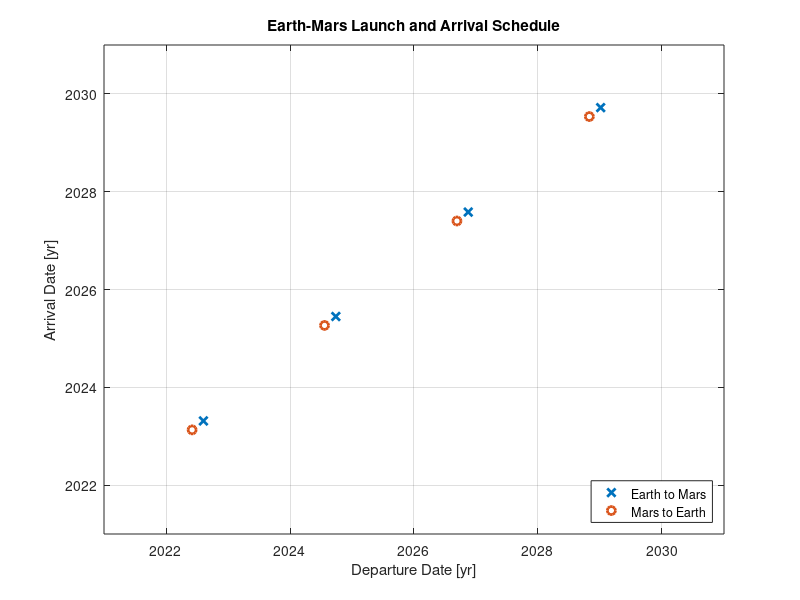

Reproduce this figure in MATLAB.
% Hohmann transfer Earth to Mars
% Constants
%G = (6.67259*10^-11)/(1000^3); %[km^3 / kg s^2 ]
%mEarth = 5.974*10^24; %[kg]
%rEarth = 6380; %[km]
%rMars = 3400; %[km]
% muEarth = 5.16*10^12; %[km^3/hr^2]
% muEarth_s = 3.987*10^5; %[km^3/s^2]
% muMars = 5.57*10^11; %[km^3/hr^2]
% muMars_s = 4.298*10^4; %[km^3/s^2]
%soi_Earth = 0.929*10^6; %[km]
%soi_Mars = 0.578*10^6;%[km]
muSun_s = 1.327*10^20 / 1000^3; %[km^3/s^2]
muSun_hr = muSun_s * 3600^2; %[km^3/hr^2]
muSun_day = muSun_hr * 24^2; %[km^3/day^2]
rEarth_Sun = 149.60*10^6; %[km]
rMars_Sun = 227.9*10^6; %[km]
%alt = 200; % [km]
% new constants
%muSun_day2 = muSun_day / rEarth_Sun^3; % this matches sqrtMuSun
mu = 1; % how to get this from muSun_s
sqrtMuSun = sqrt(2.96*10^-4);

% find transfer time in days
%tH = pi*sqrt((r1+r2)^3/(8*mu));
aH = (rEarth_Sun+rMars_Sun)/2; % [km]
%tH = 0.5*sqrt(4*pi^2*aH^3/muSun_day); %[days]

% this in non-dimensional
aH_nd = aH/rEarth_Sun;
tH_nd = 0.5*sqrt(4*pi^2*aH_nd^3/mu);
tH_days = tH_nd / sqrtMuSun; %[days]

%% circular orbits - at what angle relative to Earth does Mars have to be located at launch
% such that a rendezvous will occur at the end of the Hohmann transfer?
r2 = rMars_Sun/rEarth_Sun; % non-dimensional
omega2 = sqrt(mu/r2^3); % ND
phi_E = pi; 
phi_M = omega2*tH_nd;
% Eqn 8.7 Curtis
alpha = phi_E - phi_M; %[rads]
alpha_deg = alpha * 180/pi; %[deg]

%% Provide three possible future launch dates. What will be the relevant 
% arrival dates for each transfer? Create a plot of launch date vs arrival 
% date for transfers between 2021 and 2031, from both Earth to Mars and Mars to Earth.
tH_yr = tH_days / 365.25;
% last transfer day
yr_LeavePrev = 2020.4679;
yr_ArrPrev = yr_LeavePrev + tH_yr;

% What is the synodic period? Mars orbit relative to Earth
r1 = rEarth_Sun/rEarth_Sun;
omega1 = sqrt(mu/r1^3); % ND
T_E = 2*pi/omega1; % more precisely, T_E = 365.26 days
T_M = 2*pi/omega2;% more precisely, T_M = 687.99 days
T_syn = T_E*T_M / (abs(T_E-T_M)); % ND
T_syn_days = T_syn / sqrtMuSun;
T_syn_years = T_syn_days / 365.25;

% Earth to Mars!
leaveDates = yr_LeavePrev + T_syn_years*(0:1:10);
yrLeave = floor(leaveDates);
dayLeave = 365.25*(leaveDates-yrLeave);
arriveDates = leaveDates + tH_yr;
yrArr = floor(arriveDates);
dayArr = 365.25*(arriveDates-yrArr);

fprintf('First possible launch date: Year: %d, Day: %.3f \n',yrLeave(2),dayLeave(2));
fprintf('First possible arrival date: Year: %d, Day: %.3f \n',yrArr(2),dayArr(2));
fprintf('Second possible launch date: Year: %d, Day: %.3f \n',yrLeave(3),dayLeave(3));
fprintf('Second possible arrival date: Year: %d, Day: %.3f \n',yrArr(3),dayArr(3));
fprintf('Third possible launch date: Year: %d, Day: %.3f \n',yrLeave(4),dayLeave(4));
fprintf('Third possible arrival date: Year: %d, Day: %.3f \n \n',yrArr(4),dayArr(4));

%% find Mars to Earth launch dates and arrival dates
% Curtis Example 8.2
t12 = tH_days;
nEarth = 2*pi/(T_E/sqrtMuSun); %[rad/day]
nMars = 2*pi/(T_M/sqrtMuSun); %[rad/day]

% phase angle between earth and Mars when spacecraft reaches Mars is 
phi_f = pi - nEarth*t12; %[rad]
N = 1;
t_wait = ( -2*phi_f - 2*pi*N ) / (nMars - nEarth); % [days]
leaveMars = arriveDates + t_wait/365.25;
yrL = floor(leaveMars);
dayL = 365.25*(leaveMars-yrL);
arriveEarth = leaveMars + tH_yr; 
yrA = floor(arriveEarth);
dayA =  365.25*(arriveEarth-yrA);
% fprintf('1. Leave Mars on year: %d, day: %.3f \n',yrL(1),dayL(1));
% fprintf('1. Arrive Earth on year: %d, day: %.3f \n',yrA(1),dayA(1));
% fprintf('2. Leave Mars on year: %d, day: %.3f \n',yrL(2),dayL(2));
% fprintf('2. Arrive Earth on year: %d, day: %.3f \n',yrA(2),dayA(2));
% fprintf('3. Leave Mars on year: %d, day: %.3f \n',yrL(3),dayL(3));
% fprintf('3. Arrive Earth on year: %d, day: %.3f \n',yrA(3),dayA(3));

% plot launch date vs arrival date
figure;
plot(leaveDates,arriveDates,'x','LineWidth',2); hold on; grid on;
plot(leaveMars,arriveEarth,'o','LineWidth',2);
xlabel('Departure Date [yr]');
ylabel('Arrival Date [yr]');
legend('Earth to Mars','Mars to Earth','Location','southeast');
xlim([2021 2031]);
ylim([2021 2031]);
title('Earth-Mars Launch and Arrival Schedule')